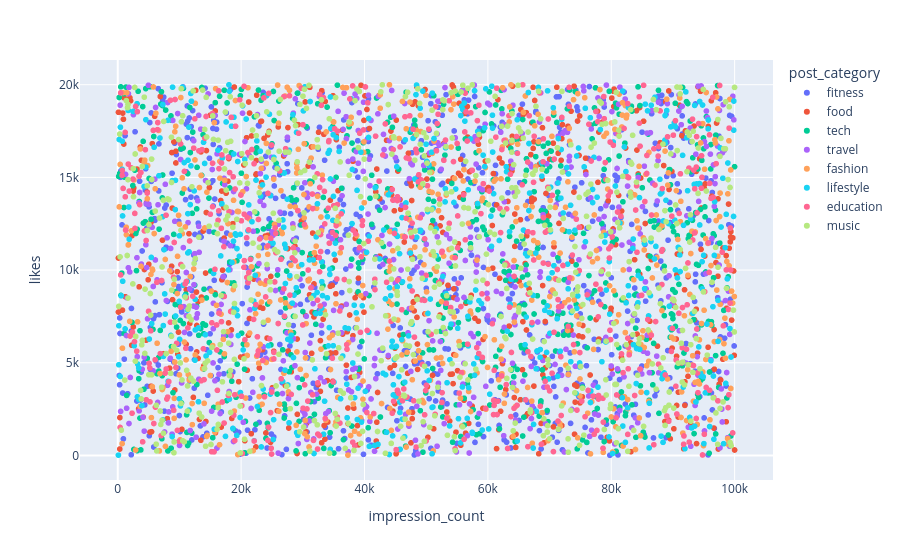

The code cell stored with this chart in its notebook:
### Code cell
import plotly.express as px
fig = px.scatter(df, x='impression_count', y='likes', color='post_category')
fig.show()

### Figure 1 — Plotly figure (JSON) as saved in the notebook; plotly's stock layout.template omitted (floating-point values rounded to 4 significant figures; data arrays with more than 128 entries replaced by an {"elided": "..."} marker saying what was removed)
{"data": [{"hovertemplate": "post_category=fitness<br>impression_count=%{x}<br>likes=%{y}<extra></extra>", "legendgroup": "fitness", "marker": {"color": "#636efa", "symbol": "circle"}, "mode": "markers", "name": "fitness", "showlegend": true, "type": "scattergl", "x": {"elided": "675 int values"}, "xaxis": "x", "y": {"elided": "675 float values"}, "yaxis": "y"}, {"hovertemplate": "post_category=food<br>impression_count=%{x}<br>likes=%{y}<extra></extra>", "legendgroup": "food", "marker": {"color": "#EF553B", "symbol": "circle"}, "mode": "markers", "name": "food", "showlegend": true, "type": "scattergl", "x": {"elided": "593 int values"}, "xaxis": "x", "y": {"elided": "593 float values"}, "yaxis": "y"}, {"hovertemplate": "post_category=tech<br>impression_count=%{x}<br>likes=%{y}<extra></extra>", "legendgroup": "tech", "marker": {"color": "#00cc96", "symbol": "circle"}, "mode": "markers", "name": "tech", "showlegend": true, "type": "scattergl", "x": {"elided": "665 int values"}, "xaxis": "x", "y": {"elided": "665 float values"}, "yaxis": "y"}, {"hovertemplate": "post_category=travel<br>impression_count=%{x}<br>likes=%{y}<extra></extra>", "legendgroup": "travel", "marker": {"color": "#ab63fa", "symbol": "circle"}, "mode": "markers", "name": "travel", "showlegend": true, "type": "scattergl", "x": {"elided": "600 int values"}, "xaxis": "x", "y": {"elided": "600 float values"}, "yaxis": "y"}, {"hovertemplate": "post_category=fashion<br>impression_count=%{x}<br>likes=%{y}<extra></extra>", "legendgroup": "fashion", "marker": {"color": "#FFA15A", "symbol": "circle"}, "mode": "markers", "name": "fashion", "showlegend": true, "type": "scattergl", "x": {"elided": "594 int values"}, "xaxis": "x", "y": {"elided": "594 float values"}, "yaxis": "y"}, {"hovertemplate": "post_category=lifestyle<br>impression_count=%{x}<br>likes=%{y}<extra></extra>", "legendgroup": "lifestyle", "marker": {"color": "#19d3f3", "symbol": "circle"}, "mode": "markers", "name": "lifestyle", "showlegend": true, "type": "scattergl", "x": {"elided": "607 int values"}, "xaxis": "x", "y": {"elided": "607 float values"}, "yaxis": "y"}, {"hovertemplate": "post_category=education<br>impression_count=%{x}<br>likes=%{y}<extra></extra>", "legendgroup": "education", "marker": {"color": "#FF6692", "symbol": "circle"}, "mode": "markers", "name": "education", "showlegend": true, "type": "scattergl", "x": {"elided": "631 int values"}, "xaxis": "x", "y": {"elided": "631 float values"}, "yaxis": "y"}, {"hovertemplate": "post_category=music<br>impression_count=%{x}<br>likes=%{y}<extra></extra>", "legendgroup": "music", "marker": {"color": "#B6E880", "symbol": "circle"}, "mode": "markers", "name": "music", "showlegend": true, "type": "scattergl", "x": {"elided": "635 int values"}, "xaxis": "x", "y": {"elided": "635 float values"}, "yaxis": "y"}], "layout": {"legend": {"title": {"text": "post_category"}, "tracegroupgap": 0}, "margin": {"t": 60}, "xaxis": {"anchor": "y", "domain": [0, 1], "title": {"text": "impression_count"}}, "yaxis": {"anchor": "x", "domain": [0, 1], "title": {"text": "likes"}}}}
